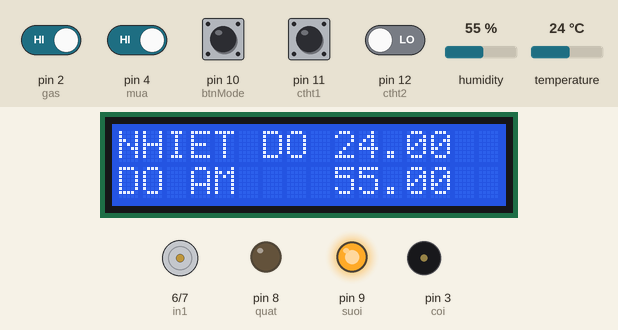
A sketch run on a simulated Arduino Uno, built with avr-gcc and run on an emulated ATmega328P. Shown: 16×2 character LCD, motor-driver pin pairs drawn as motors (green arrow = first pin HIGH = forward, orange = second pin HIGH = backward, longer = more drive), output pins drawn as LEDs (lit = HIGH), buzzer (waves = sounding). Inputs (shaded band) come from the test bench; at power-on: pin 2 (gas), pin 4 (mua), pin 10 (btnMode), pin 11 (ctht1) HIGH, pin 12 (ctht2) LOW, temperature 24 °C, humidity 55 %. What the sketch prints to the serial monitor is not drawn.

Above: at 1.2 s.
1.3 s: temperature set to 26 °C
At 3.1 s:
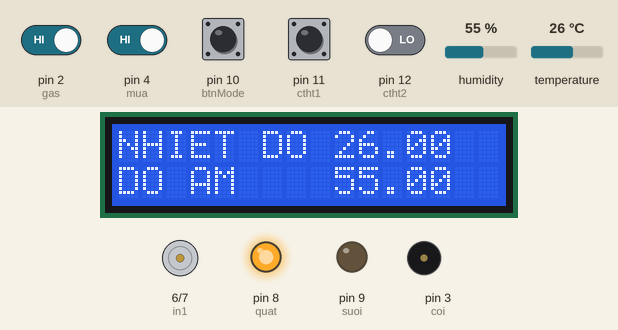
3.7 s: pin 2 (gas) driven LOW
At 5.4 s:
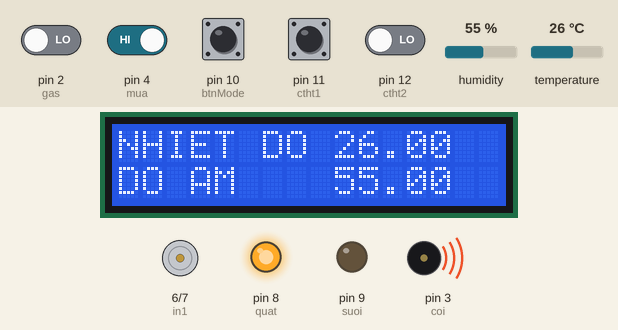
5.8 s: temperature set to 12 °C
At 7.5 s:
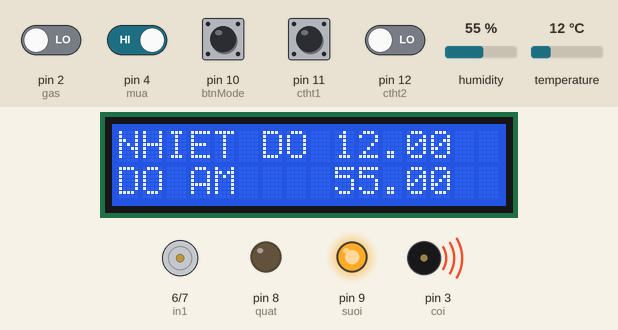
8.0 s: pin 4 (mua) driven LOW
At 9.7 s:
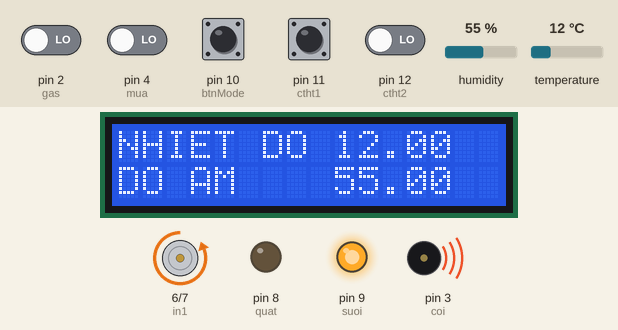
10.0 s: temperature set to 28 °C
At 12.0 s:
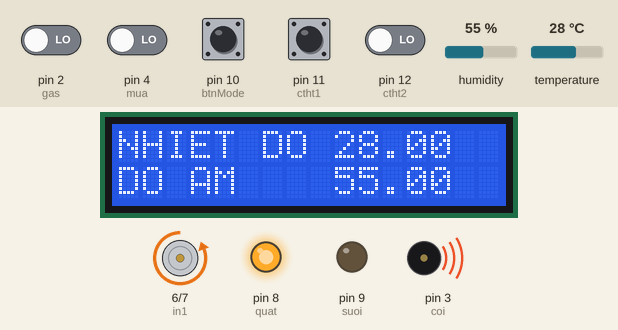
12.3 s: pin 2 (gas) driven HIGH
At 13.2 s:
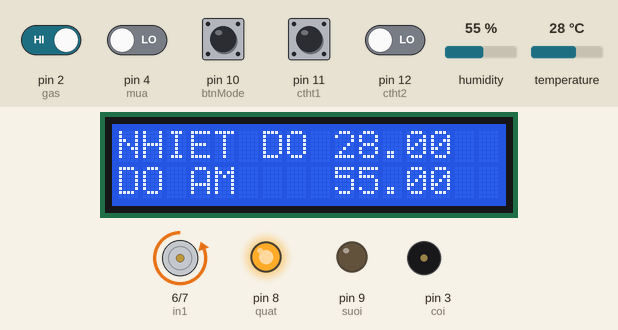
Timing chart, 0 to 15.3 s (numbered marks = the images above; inputs shaded):
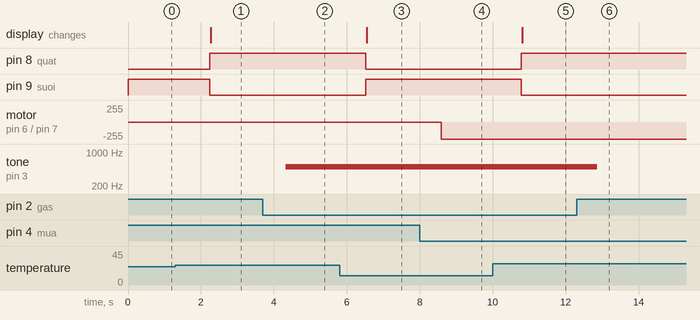

The sketch:

UnoUart.ino
```cpp
#include <Wire.h>
#include"DHT.h"
#include <LiquidCrystal_I2C.h>
#include<ArduinoJson.h>

unsigned long t1 = 0;

DynamicJsonDocument JSdoc(1024);

LiquidCrystal_I2C lcd(0x27, 16, 2);

String inputString;

#define coi 3
#define gas 2

#define mua 4
#define ctht1 11
#define ctht2 12

#define in1 6 //L298N
#define in2 7


#define quat 8 // chan in3 L298N
#define suoi 9

#define btnMode 10 // chọn chế độ auto
boolean state = HIGH;
int mode = 0;

#define DHT11Pin 5
#define DHTType DHT11
DHT HT(DHT11Pin, DHTType);
float humi;  // do am
float tempC; // nhiet do C
float tempF; // do F

void setup() {
  Serial.begin(9600);

  pinMode(btnMode, INPUT_PULLUP);
  pinMode(coi, OUTPUT);

  pinMode(ctht1, INPUT);
  pinMode(ctht2, INPUT);
  pinMode(in1, OUTPUT);
  pinMode(in2, OUTPUT);

  pinMode(quat, OUTPUT);
  pinMode(suoi, OUTPUT);
  pinMode(gas, INPUT);
  pinMode(mua, INPUT);

  digitalWrite(quat, LOW);
  digitalWrite(suoi, HIGH);
  HT.begin();
  lcd.init();
  lcd.backlight();
}

void loop() {

  gasf();
  rain();
  temp();

  if (digitalRead(btnMode) == LOW) { // nuts duoc nhan
    if (state == HIGH) {
      mode++;
      mode %= 2;
    }
    state = LOW;
  } else {
    state = HIGH;
  }
  if (mode == 0) {
    JSdoc["auto1"] = "ON";

    if (tempC >= 25) {
      digitalWrite(quat, HIGH);
      digitalWrite(suoi, LOW);
      JSdoc["quat"] = "ON";
      JSdoc["suoi"] = "OFF";
    } else if (tempC < 24) {
      digitalWrite(quat, LOW);
      digitalWrite(suoi, HIGH);
      JSdoc["quat"] = "OFF";
      JSdoc["suoi"] = "ON";
    }

  } else if (mode == 1) {
    JSdoc["auto1"] = "OFF";
    readData();
  }
  quatsuoi();
  sendData();

}


void gasf() {
  int giatri = digitalRead(gas);
  if (giatri == 0) {
    tone(coi, 500); // tone(pin, tần số Hz)
    JSdoc["gas"] = "Warning";
  } else {
    noTone(coi);
    JSdoc["gas"] = "KO SAO";
  }
}
void rain() {
  int giatri2 = digitalRead(mua);
  if (giatri2 == 0) { // mưa, kéo giàn phơi vào
    lui();
    if (digitalRead(ctht1) == 0 && digitalRead(ctht2) == 1) {
      dung();
    }

  } else { // tạnh thì kéo giàn phơi ra
    tien();
    if (digitalRead(ctht2) == 0 && digitalRead(ctht1) == 1) {
      dung();
    }
  }

}

void temp() {
  humi = HT.readHumidity();
  tempC = HT.readTemperature();

  JSdoc["nhietdo"] = String(tempC);
  JSdoc["doam"] = String(humi);


  lcd.setCursor(0, 0);
  lcd.print("NHIET DO ");
  lcd.setCursor(9, 0);
  lcd.print(tempC);


  lcd.setCursor(0, 1);
  lcd.print("DO AM ");
  lcd.setCursor(9, 1);
  lcd.print(humi);


}
void quatsuoi() {
  if (digitalRead(quat) == HIGH) {
    JSdoc["quat"] = "ON";
  } else {
    JSdoc["quat"] = "OFF";
  }
  if (digitalRead(suoi) == HIGH) {
    JSdoc["suoi"] = "ON";
  } else {
    JSdoc["suoi"] = "OFF";
  }
}

void tien() {
  digitalWrite(in1, HIGH);
  digitalWrite(in2, LOW);
}
void lui() {
  digitalWrite(in2, HIGH);
  digitalWrite(in1, LOW);

}
void dung() {
  digitalWrite(in1, LOW);
  digitalWrite(in2, LOW);
}
void sendData() {
  serializeJson(JSdoc, Serial);
  delay(1000);
  //    if (millis() - t1 > 1000) {
  //
  //       t1 = millis();
  //    }
}

void readData() {
  while (Serial.available()) {
    inputString = Serial.readString();
  }
  if (inputString == "onQ") {
    digitalWrite(quat, HIGH);
  } else if (inputString == "offQ") {
    digitalWrite(quat, LOW);
  } else if (inputString == "onS") {
    digitalWrite(suoi, HIGH);
  } else if (inputString == "offS") {
    digitalWrite(suoi, LOW);
  }
}
```

Measured:
- the behaviour switches between 24 and 25 °C on temperature (found by bisection; images 0 and 1)
- after the input at 1.3 s, pin 8 (quat): LOW → HIGH after 0.95 s; pin 9 (suoi): HIGH → LOW after 0.95 s; the display: changes after 0.97 s (image 1)
- after the input at 3.7 s, tone on pin 3 (coi): silent → 500 Hz after 0.63 s
- after the input at 5.8 s, pin 8 (quat): HIGH → LOW after 0.71 s; pin 9 (suoi): LOW → HIGH after 0.71 s; the display: changes after 0.74 s (image 3)
- after the input at 8.0 s, motor on pin 6 (in1) / pin 7 (in2): stopped → backward 255/255 after 0.60 s
- after the input at 10.0 s, pin 8 (quat): LOW → HIGH after 0.78 s; pin 9 (suoi): HIGH → LOW after 0.78 s; the display: changes after 0.81 s (image 5)
- after the input at 12.3 s, tone on pin 3 (coi): 500 Hz → silent after 0.56 s
